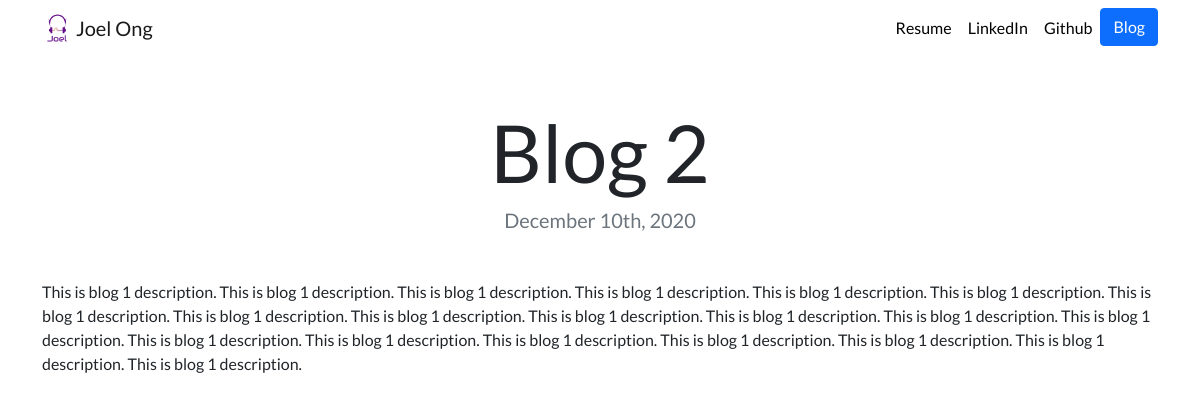
The app's page /blog/2/ with its own data.
### blog/models.py (models this page shows, shortened)
class Blog(models.Model):
    title = models.CharField(max_length=200)
    description = models.TextField()
    date = models.DateField()

### blog/views.py (the view)
# urls.py: path('<int:blog_id>/', views.detail, name='detail')
def detail(request, blog_id):
    blog = get_object_or_404(Blog, pk=blog_id)
    return render(request, 'blog/detail.html', {'blog':blog})

### blog/templates/blog/detail.html
{% extends 'portfolio/base.html' %}
{% load static %}
{% block content %}
  <h1 class="text-center mt-5" id="blogdetailtitle">{{blog.title}}</h1>
  <h5 class="text-center text-muted mb-5">{{blog.date|date:'F jS, Y'}}</h5>
  {{blog.description|safe}}
{% endblock %}

### portfolio/static/portfolio/custom.css (style rules this page uses)
body { font-family: 'Lato', sans-serif; }
@media (min-width: 992px) { #blogdetailtitle { font-size: 5rem; } }

### records on screen
Blog: title "Blog 2", date "December 10th, 2020", description "This is blog 1 description. This is blog 1 description. This is blog 1 description. This is blog 1 description. This is blog 1 description. This is blog 1 description. This is blog 1 description. This is blog 1 description. This is blog 1 description. This is blog 1 description. This is blog 1 description. This is blog 1 description. This is blog 1 description. This is blog 1 description. This is blog 1 description. This is blog 1 description. This is blog 1 description. This is blog 1 description. This is blog 1 description. This is blog 1 description."
